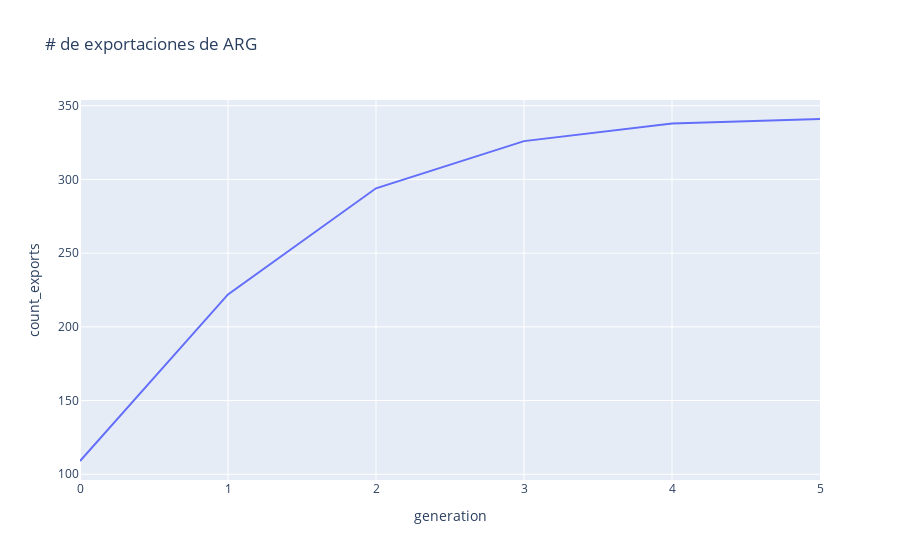

Here is the notebook cell this chart was saved with:
### Code cell
exports_arg_df = exports_df[exports_df["country"] == pais]
fig = px.line(exports_arg_df, x="generation", y="count_exports", title=f'# de exportaciones de {pais}')
fig.show()

### Figure 1 — Plotly figure (JSON) as saved in the notebook; plotly's stock layout.template omitted (floating-point values rounded to 4 significant figures)
{"data": [{"hovertemplate": "generation=%{x}<br>count_exports=%{y}<extra></extra>", "legendgroup": "", "line": {"color": "#636efa", "dash": "solid"}, "marker": {"symbol": "circle"}, "mode": "lines", "name": "", "orientation": "v", "showlegend": false, "type": "scatter", "x": [0, 1, 2, 3, 4, 5], "xaxis": "x", "y": [109, 222, 294, 326, 338, 341], "yaxis": "y"}], "layout": {"legend": {"tracegroupgap": 0}, "title": {"text": "# de exportaciones de ARG"}, "xaxis": {"anchor": "y", "domain": [0, 1], "title": {"text": "generation"}}, "yaxis": {"anchor": "x", "domain": [0, 1], "title": {"text": "count_exports"}}}}
